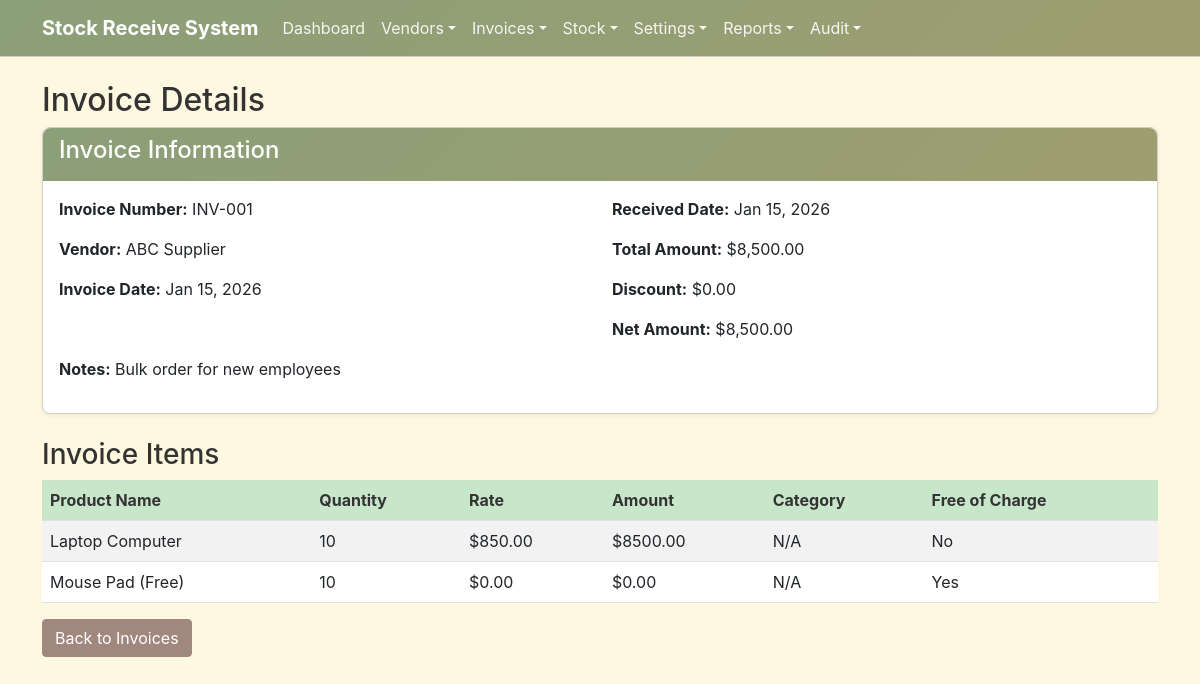
Page /invoices/view.php?id=1 on the committed database.
### tables this page shows
CREATE TABLE IF NOT EXISTS invoices (
    id INT AUTO_INCREMENT PRIMARY KEY,
    vendor_id INT NOT NULL,
    invoice_number VARCHAR(100),
    invoice_date DATE NOT NULL,
    total_amount DECIMAL(10,2) NOT NULL,
    discount DECIMAL(10,2) DEFAULT 0,
    received_date DATE NOT NULL,
    notes TEXT,
    created_at TIMESTAMP DEFAULT CURRENT_TIMESTAMP,
    updated_at TIMESTAMP DEFAULT CURRENT_TIMESTAMP ON UPDATE CURRENT_TIMESTAMP,
    FOREIGN KEY (vendor_id) REFERENCES vendors(id) ON DELETE CASCADE
);

CREATE TABLE IF NOT EXISTS vendors (
    id INT AUTO_INCREMENT PRIMARY KEY,
    name VARCHAR(255) NOT NULL,
    contact_info TEXT,
    address TEXT,
    created_at TIMESTAMP DEFAULT CURRENT_TIMESTAMP,
    updated_at TIMESTAMP DEFAULT CURRENT_TIMESTAMP ON UPDATE CURRENT_TIMESTAMP
);

CREATE TABLE IF NOT EXISTS invoice_items (
    id INT AUTO_INCREMENT PRIMARY KEY,
    invoice_id INT NOT NULL,
    product_name VARCHAR(255) NOT NULL,
    quantity INT NOT NULL,
    rate DECIMAL(10,2) NOT NULL,
    amount DECIMAL(10,2) NOT NULL,
    is_free_of_charge BOOLEAN DEFAULT FALSE,
    category_id INT DEFAULT NULL,
    created_at TIMESTAMP DEFAULT CURRENT_TIMESTAMP,
    updated_at TIMESTAMP DEFAULT CURRENT_TIMESTAMP ON UPDATE CURRENT_TIMESTAMP,
    FOREIGN KEY (invoice_id) REFERENCES invoices(id) ON DELETE CASCADE,
    FOREIGN KEY (category_id) REFERENCES categories(id) ON DELETE SET NULL
);

### invoices/view.php (the view, shortened to what this page needs)
<?php
include '../config/database.php';
include '../includes/header.php';
$id = $_GET['id'];
$stmt = $conn->prepare("
    SELECT i.*, v.name as vendor_name
    FROM invoices i
    JOIN vendors v ON i.vendor_id = v.id
    WHERE i.id = ?
");
$stmt->bind_param("i", $id);
$stmt->execute();
$result = $stmt->get_result();
$invoice = $result->fetch_assoc();
$items_result = $conn->query("
    SELECT ii.*, c.name as category_name
    FROM invoice_items ii
    LEFT JOIN categories c ON ii.category_id = c.id
    WHERE ii.invoice_id = $id
    ORDER BY ii.product_name
");
?>
<h2>Invoice Details</h2>
<div class="card mb-4">
    <div class="card-header">
        <h4>Invoice Information</h4>
    </div>
    <div class="card-body">
        <div class="row">
            <div class="col-md-6">
                <p><strong>Invoice Number:</strong> <?php echo $invoice['invoice_number'] ?: 'N/A'; ?></p>
                <p><strong>Vendor:</strong> <?php echo $invoice['vendor_name']; ?></p>
                <p><strong>Invoice Date:</strong> <?php echo date('M j, Y', strtotime($invoice['invoice_date'])); ?></p>
            </div>
            <div class="col-md-6">
                <p><strong>Received Date:</strong> <?php echo date('M j, Y', strtotime($invoice['received_date'])); ?></p>
                <p><strong>Total Amount:</strong> $<?php echo number_format($invoice['total_amount'], 2); ?></p>
                <p><strong>Discount:</strong> $<?php echo number_format($invoice['discount'], 2); ?></p>
                <p><strong>Net Amount:</strong> $<?php echo number_format($invoice['total_amount'] - $invoice['discount'], 2); ?></p>
            </div>
        </div>
        <?php if ($invoice['notes']): ?>
            <div class="row">
                <div class="col-md-12">
                    <p><strong>Notes:</strong> <?php echo htmlspecialchars($invoice['notes']); ?></p>
                </div>
            </div>
        <?php endif; ?>
    </div>
</div>
<h3>Invoice Items</h3>
<table class="table table-striped">
    <thead>
        <tr>
            <th>Product Name</th>
            <th>Quantity</th>
            <th>Rate</th>
            <th>Amount</th>
            <th>Category</th>
<th>Free of Charge</th>
        </tr>
    </thead>
    <tbody>
        <?php
        if($items_result->num_rows > 0) {
            while($item = $items_result->fetch_assoc()) {
                echo "<tr>";
                echo "<td>".$item['product_name']."</td>";
                echo "<td>".$item['quantity']."</td>";
                echo "<td>$".$item['rate']."</td>";
                echo "<td>$".$item['amount']."</td>";
                echo "<td>".($item['category_name'] ?: 'N/A')."</td>";
                echo "<td>".($item['is_free_of_charge'] ? 'Yes' : 'No')."</td>";
                echo "</tr>";
            }
        } else {
            echo "<tr><td colspan='5' class='text-center'>No items found for this invoice</td></tr>";
        }
        ?>
    </tbody>
</table>
<a href="index.php" class="btn btn-secondary">Back to Invoices</a>
<?php
include '../includes/footer.php';
?>

### css/style.css (style rules this page uses)
:root { --earth-green: #8B9F78; --earth-brown: #A1887F; --earth-tan: #D7CCC8; --earth-beige: #EFEBE0; --earth-olive: #9E9E70; --earth-cream: #FFF8E1; --earth-terracotta: #D7CCC8; --earth-sage: #AEC6A9; --pastel-green: #C8E6C9; --pastel-brown: #D7CCC8; --pastel-olive: #DCEDC8; --pastel-cream: #FFFDE7; --pastel-terracotta: #FBE9E7; --accent-gold: #FFD54F; --accent-coral: #FFAB91; --accent-mint: #A7FFEB; }
body { font-family: -apple-system, BlinkMacSystemFont, 'Segoe UI', Roboto, Oxygen, Ubuntu, Cantarell, 'Open Sans', 'Helvetica Neue', Arial, sans-serif; background-color: var(--earth-cream); color: #333; }
.card { margin-bottom: 20px; box-shadow: 0 0.125rem 0.25rem rgba(139, 159, 120, 0.15); border: 1px solid var(--earth-tan); border-radius: 8px; }
.card-header { font-weight: bold; border-radius: 8px 8px 0 0 !important; }
.table th { background-color: var(--pastel-green); color: #333; font-weight: bold; }
.table td { background-color: white; }
.card { margin-bottom: 20px; box-shadow: 0 0.125rem 0.25rem rgba(139, 159, 120, 0.15); border: 1px solid var(--earth-tan); border-radius: 8px; background-color: white; }
.card-header { background: linear-gradient(135deg, var(--earth-green), var(--earth-olive)); color: white; font-weight: bold; border-radius: 8px 8px 0 0 !important; border: none; }
.btn-secondary { background-color: var(--earth-brown); border-color: var(--earth-brown); color: white; border-radius: 4px; }

### rows in the picture
invoices: invoice_number "INV-001", vendor.name "ABC Supplier", invoice_date "Jan 15, 2026", received_date "Jan 15, 2026", total_amount "8,500.00", discount "0.00", $invoice['total_amount'] - $invoice['discount'] "8,500.00", notes "Bulk order for new employees"
invoice_items: product_name "Laptop Computer", quantity "10", rate "850.00", amount "8500.00", category_name "N/A", is_free_of_charge "No"
invoice_items: product_name "Mouse Pad (Free)", quantity "10", rate "0.00", amount "0.00", category_name "N/A", is_free_of_charge "Yes"
